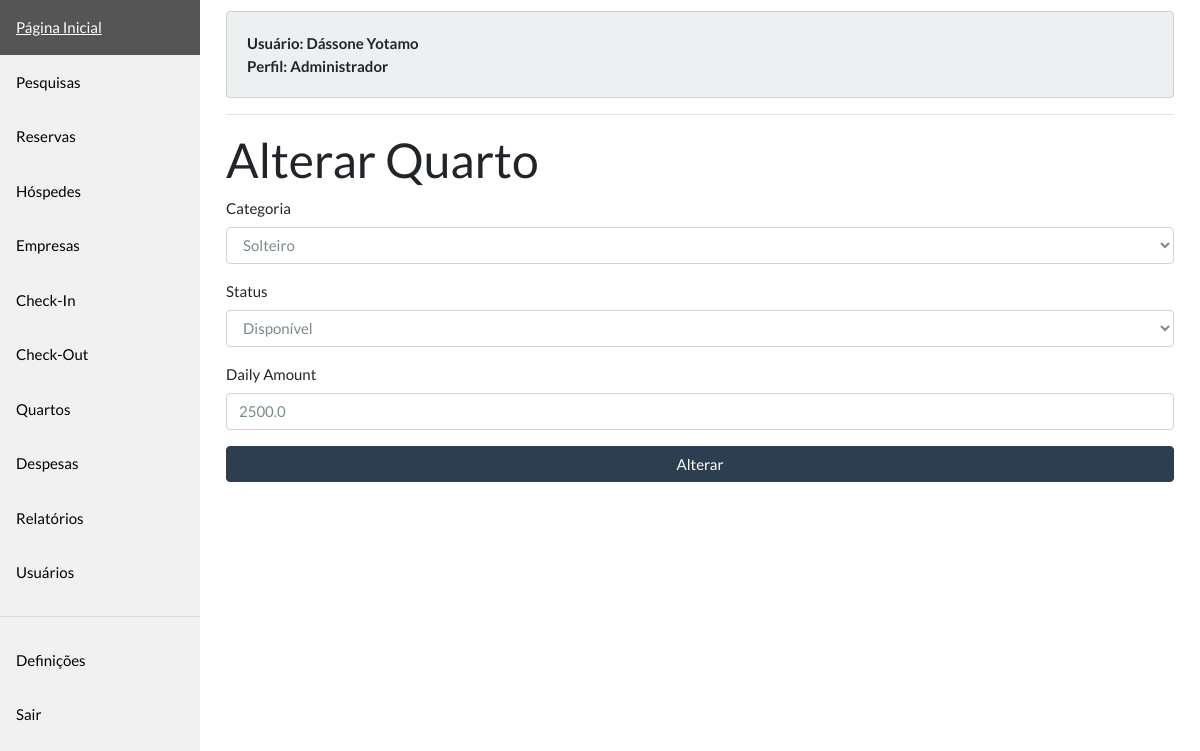
/rooms/1/edit (signed in), run on the app's committed database.
### models.py (models this page shows, shortened)
class BaseModel(Model):
    class Meta:
        database = db

class User(BaseModel, UserMixin):
    name = CharField(max_length=255)
    email = CharField(max_length=255, unique=True)
    profile = CharField(max_length=50, choices=PROFILES)
    password = CharField(max_length=255, default=gph(
        'passwd'))  # TODO remove it later
    created_at = DateTimeField(default=datetime.now())
    updated_at = DateTimeField(null=True)
    created_by = ForeignKeyField('self', column_name='created_by', null=True)
    updated_by = ForeignKeyField('self',  column_name='updated_by', null=True)
    def get_profile_label(self):
        return dict(PROFILES)[self.profile]

class Mutable(BaseModel):
    created_at = DateTimeField(default=datetime.now())
    updated_at = DateTimeField(null=True)
    created_by = ForeignKeyField(User, column_name='created_by', null=True)
    updated_by = ForeignKeyField(User,  column_name='updated_by', null=True)

class Room(Mutable):
    number = IntegerField(unique=True)
    category = CharField(max_length=50, choices=CATEGORIES)
    status = CharField(max_length=50, choices=ROOM_STATUSES)
    daily_amount = FloatField()

### views/rooms.py (the view)
@rooms.route('/<int:room_id>/edit', methods=['GET', 'POST'])
@login_required
@allowed_profile(['receptionist', 'manager', 'admin'])
def room_edit(room_id: int):
    form = RoomForm(obj=get(Room, room_id))
    if form.validate_on_submit():
        data = get_formdata(form)
        update(Room, room_id, **data)
        flash('Yes, quarto alterado com sucesso.', 'success')
        return redirect(url_for('rooms.room_index'))
    return render_template('rooms/edit.html', form=form)

### forms/room.py
class RoomForm(FlaskForm):
    number = IntegerField('Número', validators=[REQUIRED])
    category = SelectField('Categoria',
                           validators=[REQUIRED],
                           choices=[('single', 'Solteiro'),
                                    ('couple', 'Casal')])
    status = SelectField('Status',
                         validators=[REQUIRED],
                         choices=[('available', 'Disponível'),
                                  ('busy', 'Ocupado'),
                                  ('sweeping', 'Em arrumação'),
                                  ('closed', 'Encerrado')])
    daily_amount = FloatField(validators=[REQUIRED])

### app.py (called while the page is built)
@login_manager.user_loader
def load_user(user_id):
    return get(User, user_id)

### dao.py (called while the page is built)
def get(model: Type, id: int) -> Model:
    try:
        return model.get(id)
    except model.DoesNotExist:
        raise abort(404)

### utils/security.py (called while the page is built)
    def __call__(self, func):
        @wraps(func)
        def wrapped_func(*args, **kwargs):
            user_authed = current_user.is_authenticated
            if user_authed and current_user.profile in self.profiles:
                return func(*args, **kwargs)
            raise abort(403)
        return wrapped_func

### templates/rooms/edit.html (shortened to what this page needs)
{% extends "layout/base.html" %}
{% block content %}
<div>
    <h1>Alterar Quarto</h1>
    {% from "helpers/_form_helpers.html" import render_field %}
    <form method="POST" action="#">
        <div class="form-group">
            {{ render_field(form.category, class="form-control") }}
        </div>
        <div class="form-group">
            {{ render_field(form.status, class="form-control") }}
        </div>
        <div class="form-group">
            {{ render_field(form.daily_amount, class="form-control") }}
        </div>
        <div class="form-group">
            <input type="submit" class="btn btn-primary btn-block" value="Alterar">
        </div>
    </form>
</div>
{% endblock %}

### templates/layout/base.html (shortened to what this page needs)
<!doctype html>
<html lang="en">
<head>
    <link rel="stylesheet" href="{{ url_for('static', filename='styles.css') }}">
    <link rel="stylesheet" href="https://stackpath.bootstrapcdn.com/bootswatch/4.5.0/flatly/bootstrap.min.css"
>
</head>
<body>
    <div class="sidebar">
        <a href="{{ url_for('index') }}">Página Inicial</a>
        {% if current_user.profile in ('receptionist', 'manager', 'admin') %}
        <a href="#">Pesquisas</a>
        {% endif %}
        {% if current_user.profile in ('receptionist', 'manager', 'admin') %}
        <a href="#">Reservas</a>
        {% endif %}
        {% if current_user.profile in ('receptionist', 'manager', 'admin') %}
        <a href="{{ url_for('guests.guest_index') }}">Hóspedes</a>
        {% endif %}
        {% if current_user.profile in ('receptionist', 'manager', 'admin') %}
        <a href="{{ url_for('companies.company_index') }}">Empresas</a>
        {% endif %}
        {% if current_user.profile in ('receptionist', 'manager', 'admin') %}
        <a href="#">Check-In</a>
        {% endif %}
        {% if current_user.profile in ('receptionist', 'manager', 'admin') %}
        <a href="#">Check-Out</a>
        {% endif %}
        {% if current_user.profile in ('receptionist', 'manager', 'admin') %}
        <a href="{{ url_for('rooms.room_index') }}">Quartos</a>
        {% endif %}
        {% if current_user.profile in ('receptionist', 'manager', 'admin') %}
        <a href="#">Despesas</a>
        {% endif %}
        {% if current_user.profile in ('receptionist', 'manager', 'admin') %}
        <a href="#">Relatórios</a>
        {% endif %}
        {% if current_user.profile in ('admin') %}
        <a href="{{ url_for('users.user_index') }}">Usuários</a>
        {% endif %}
        <hr />
        {% if current_user.profile in ('receptionist', 'manager', 'admin') %}
        <a href="#">Definições</a>
        <a href="{{ url_for('logout') }}">Sair</a>
        {% endif %}
    </div>
    <div class="content">
        <div style="padding: 10px">
            <div class="card card-body bg-light" style="font-weight: bold">
                <div>
                    Usuário: {{ current_user.name.title() }}
                </div>
                <div>
                    Perfil: {{ current_user.get_profile_label() }}
                </div>
            </div>
            <hr />
            {% block content %}
            {% endblock %}
        </div>
    </div>
</body>
</html>

### templates/helpers/_form_helpers.html (shortened to what this page needs)
{% macro render_field(field) %}
{{ field.label }}
{{ field(**kwargs)|safe }}
{% endmacro %}

### static/styles.css (style rules this page uses)
.sidebar { margin: 0; padding: 0; width: 200px; background-color: #f1f1f1; position: fixed; height: 100%; overflow: auto; }
.sidebar a { display: block; color: black; padding: 16px; text-decoration: none; }
div.content { margin-left: 200px; padding: 1px 16px; height: 1000px; }

### data on the page
User: name "Dássone Yotamo", get_profile_label "Administrador"
Room: category "Solteiro", status "Disponível", daily_amount "2500.0"

### other printed values
{{ field.label }} "Categoria Status Daily Amount"
